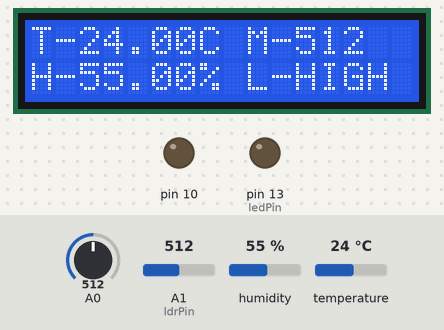
A sketch run on a simulated Arduino Uno, built with avr-gcc and run on an emulated ATmega328P. Parts: 16×2 character LCD, output pins drawn as LEDs (lit = HIGH). Dashed ring = blinking. The test bench sets the inputs (shaded band); at power-on: A1 (ldrPin) = 512, temperature 24 °C, A0 = 512, humidity 55 %. What the sketch prints to the serial monitor is not drawn.

Above: at 2.4 s.
2.5 s: A1 (ldrPin) set to 111
4.4 s: A1 (ldrPin) set to 92
At 6.4 s:
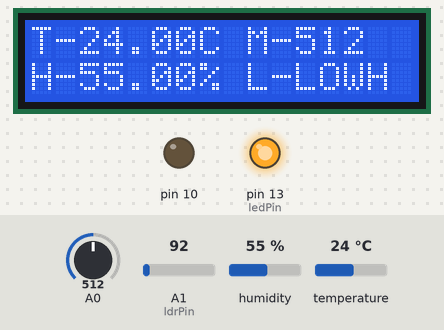
6.7 s: temperature set to 31.7 °C
At 8.4 s:
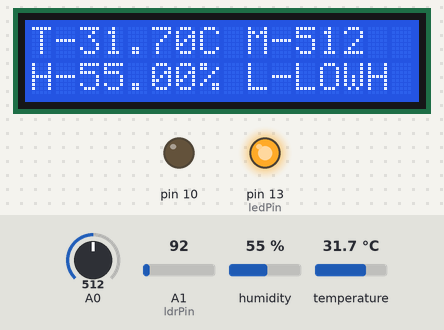
8.7 s: temperature set to 32.9 °C
At 9.37 s:
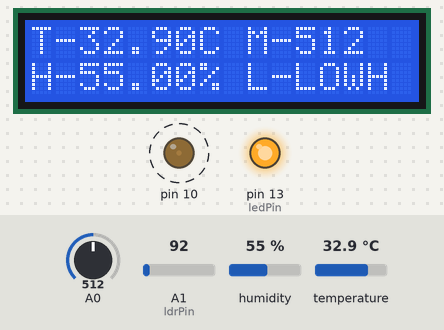
12.8 s: A0 set to 716
At 14.6 s:
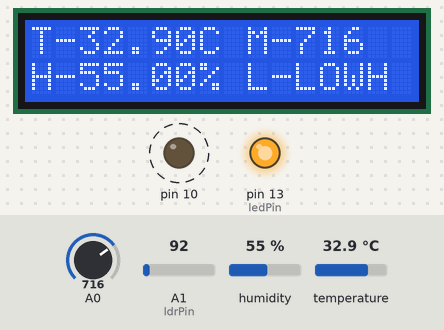
15.3 s: A1 (ldrPin) set to 110
At 17.15 s:
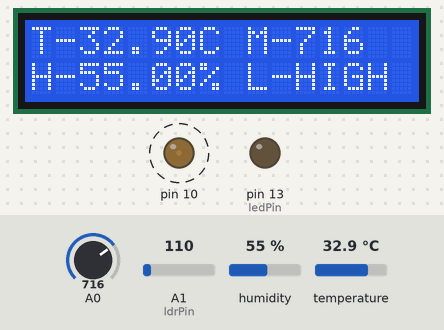
Timing chart, 0 to 20.4 s (numbered marks = the images above; inputs shaded):
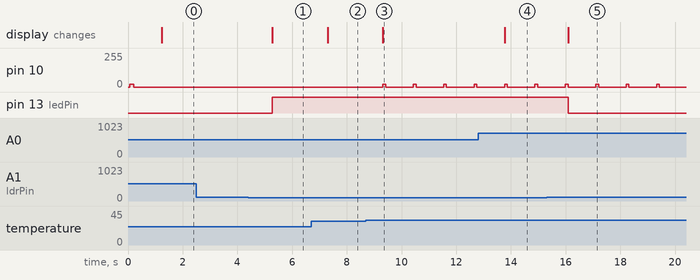

The sketch:

DHT22_SoilMoistre_LDR_BuzzerTempwithLCDdisplay.ino
```cpp
/*
 #include "DHT.h"                        //include the DHT library
#include <LiquidCrystal.h>              //include the LiquidCrystal library
#define DHTPin 2                        //define DHT pin
LiquidCrystal lcd(1, 3, 4, 5, 6, 7);    //define LCD pins (RS, E, D4, D5, D6, D7)
DHT dht;

void setup() {
  dht.setup(DHTPin);
  lcd.begin(16,2);                      //initializes the LCD and specifies the dimensions
}
void loop() {
  float temp = dht.getTemperature();
  float humi = dht.getHumidity();
  lcd.setCursor(0,0);
  lcd.print("Temp: ");
  lcd.print(temp);
  lcd.print(" C");
  lcd.setCursor(0,1);
  lcd.print("Humi: ");
  lcd.print(humi);
  lcd.print(" %");
  delay(2000);
}


*/
//
//    FILE: dht_test.ino
//  AUTHOR: Rob Tillaart
// VERSION: 0.1.07
// PURPOSE: DHT Temperature & Humidity Sensor library for Arduino
//     URL: http://arduino.cc/playground/Main/DHTLib
//
// Released to the public domain
//


//set pin numbers
//const won't change
const int ledPin = 13;   //the number of the LED pin
const int ldrPin = A1;  //the number of the LDR pin

#include <dht.h>
#include <LiquidCrystal.h>

// initialize the library with the numbers of the interface pins
LiquidCrystal lcd(12, 11, 5, 4, 3, 2);

dht DHT;

//#define DHT11_PIN 2
//#define DHT21_PIN 5
#define DHT22_PIN 6

void setup()
{
  Serial.begin(115200);
  // set up the LCD's number of columns and rows:
  lcd.begin(16, 2);
  // Print a message to the LCD.
  //lcd.print("HELLO WORLD");
  pinMode(ledPin, OUTPUT);  //initialize the LED pin as an output
  pinMode(ldrPin, INPUT);   //initialize the LDR pin as an input
  Serial.println("Type \tstatus \tHumidity (%) \tTemperature (C) \tMoisture Content \tLight");

//Piezo Sensor Pin to be coonected as output.

  pinMode(10, OUTPUT);
  beep(50);
  beep(50);
  beep(50);
  delay(1000);
 }

void loop()
{
  // READ DATA
  Serial.print("DHT22 \t");
  int chk = DHT.read22(DHT22_PIN);
  switch (chk)
  {
    case DHTLIB_OK:
    Serial.print("OK \t");
    break;
    case DHTLIB_ERROR_CHECKSUM:
    Serial.print("Checksum error,\t");
    break;
    case DHTLIB_ERROR_TIMEOUT:
    Serial.print("Time out error,\t");
    break;
    default:
    Serial.print("Unknown error,\t");
    break;
  }

// DISPLAY DATA

  float temp = DHT.temperature;
  float humi = DHT.humidity;
  int sensorValue = analogRead(A0);
  Serial.print(humi);
  Serial.print(" \t\t");
  Serial.print(temp);
  Serial.print(" \t\t\t");
  Serial.print(sensorValue);
  Serial.print(" \t\t\t");
  lcd.setCursor(0,0);
  lcd.print("T-");
  lcd.print(temp);
  lcd.print("C");
  lcd.setCursor(0,1);
  lcd.print("H-");
  lcd.print(humi);
  lcd.print("% ");
  lcd.setCursor(9,0);
  lcd.print("M-");
  lcd.print(sensorValue);
  lcd.setCursor(9,1);
  lcd.print("L-");
  int ldrStatus = analogRead(ldrPin);   //read the status of the LDR value

 //check if temperature is greater than 32.2 then buzzer beeps sound.
  if(temp >  32.2)
  {
    beep(100);  //calls a function beep().
  }
   //check if the LDR status is <= 300
  //if it is, the LED is HIGH


   if (ldrStatus <=100)
   {
    digitalWrite(ledPin, HIGH);               //turn LED on
    Serial.println("DARK , SIGNAL DANGER");
    lcd.print("LOW");
   }
  else
  {
    digitalWrite(ledPin, LOW);          //turn LED off
    Serial.println("LIGHT , SIGNAL FINE");
    lcd.print("HIGH");
  }
  delay(1000);


/*    // READ DATA
  Serial.print("DHT21, \t");
  chk = DHT.read21(DHT21_PIN);
  switch (chk)
  {
    case DHTLIB_OK:
    Serial.print("OK,\t");
    break;
    case DHTLIB_ERROR_CHECKSUM:
    Serial.print("Checksum error,\t");
    break;
    case DHTLIB_ERROR_TIMEOUT:
    Serial.print("Time out error,\t");
    break;
    default:
    Serial.print("Unknown error,\t");
    break;
  }
  // DISPLAY DATA
  Serial.print(DHT.humidity, 1);
  Serial.print(",\t");
  Serial.println(DHT.temperature, 1);

  delay(1000);

  // READ DATA
  Serial.print("DHT11, \t");
  chk = DHT.read11(DHT11_PIN);
  switch (chk)
  {
    case DHTLIB_OK:
    Serial.print("OK,\t");
    break;
    case DHTLIB_ERROR_CHECKSUM:
    Serial.print("Checksum error,\t");
    break;
    case DHTLIB_ERROR_TIMEOUT:
    Serial.print("Time out error,\t");
    break;
    default:
    Serial.print("Unknown error,\t");
    break;
  }
 // DISPLAY DATA
  Serial.print(DHT.humidity,1);
  Serial.print(",\t");
  Serial.println(DHT.temperature,1);

  delay(1000);

  */
}

void beep(unsigned char delayms){
  analogWrite(10, 20);      // Almost any value can be used except 0 and 255
                           // experiment to get the best tone
  delay(delayms);          // wait for a delayms ms
  analogWrite(10, 0);       // 0 turns it off
  //delay(delayms);          // wait for a delayms ms
}


//
// END OF FILE
//
```

Measured:
- the behaviour switches between 101 and 100 on A1 (ldrPin) (found by bisection; images 0 and 1)
- the behaviour switches between 32.2 and 32.3 °C on temperature (found by bisection; images 2 and 3)
- after the input at 2.5 s, every drawn part: stays the same
- after the input at 4.4 s, pin 13 (ledPin): LOW → HIGH after 0.87 s; the display: changes after 0.87 s (image 1)
- after the input at 6.7 s, the display: changes after 0.60 s (image 2)
- after the input at 8.7 s, pin 10: alternates 20/255 for 0.10 s and 0/255 for 1.0 s, starting after 0.62 s; the display: changes after 0.62 s (image 3)
- after the input at 12.8 s, the display: changes after 0.97 s (image 4)
- after the input at 15.3 s, pin 13 (ledPin): HIGH → LOW after 0.79 s; the display: changes after 0.79 s (image 5)
